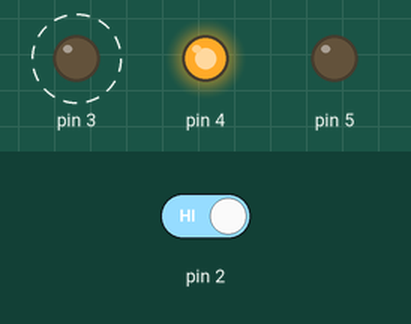
This sketch was run on a simulated Arduino Uno, built with avr-gcc and run on an emulated ATmega328P. On the bench: output pins drawn as LEDs (lit = HIGH). Dashed ring = blinking. The test bench sets the inputs (shaded band); at power-on: pin 2 HIGH.

Above: at 1.8 s.
1.9 s: pin 2 driven LOW
At 3.5 s:
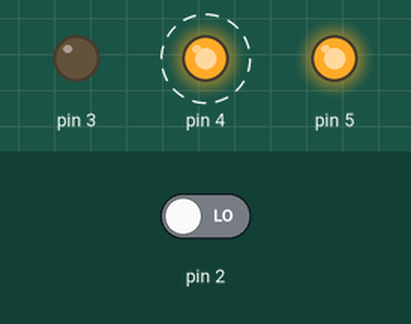
4.9 s: pin 2 driven HIGH
At 5.62 s:
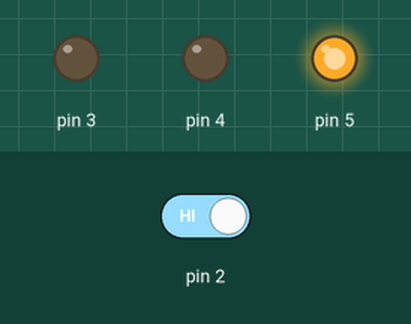
Timing chart, 0 to 13.9 s (numbered marks = the images above; inputs shaded):
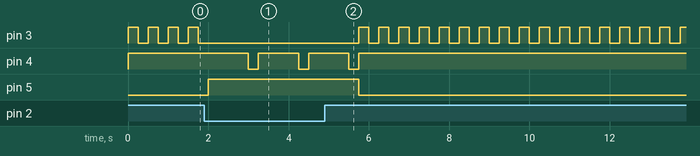

Measured:
- after the input at 1.9 s, pin 3: stops changing and stays LOW; pin 4: alternates HIGH for 1.0 s and LOW for 0.25 s, starting after 1.1 s; pin 5: LOW → HIGH after 0.10 s
- after the input at 4.9 s, pin 3: alternates HIGH for 0.25 s and LOW for 0.25 s, starting after 0.85 s; pin 4: goes on until 5.8 s, then stays HIGH; pin 5: HIGH → LOW after 0.85 s
- by itself, pin 3: alternates HIGH for 0.25 s and LOW for 0.25 s

The sketch:

spaceShipProject.ino
```cpp
int switchState = 0;

//code will start with constant LED and flashing other LED
//when switch is pressed third LED will start flashing along with second.

void setup() {
  // put your setup code here, to run once:

  pinMode(3,OUTPUT);
  pinMode(4,OUTPUT);
  pinMode(5,OUTPUT);
  pinMode(2,INPUT);
}

void loop() {
  // put your main code here, to run repeatedly:
  switchState = digitalRead(2);
  if (switchState == 0){
    digitalWrite(5,HIGH); //green LED turn on
    digitalWrite(4,HIGH); //red LED off
    digitalWrite(3,LOW); //yellow LED off
    delay(1000);
    digitalWrite(4,LOW);
    delay(250);
  }else{
    digitalWrite(5,LOW); //green off
    digitalWrite(4,HIGH); //red on
    digitalWrite(3,HIGH); //yellow on
    delay(250); //wait for 250 miliseconds
    digitalWrite(3,LOW);
    delay(250); //another delay
  }

}
```
